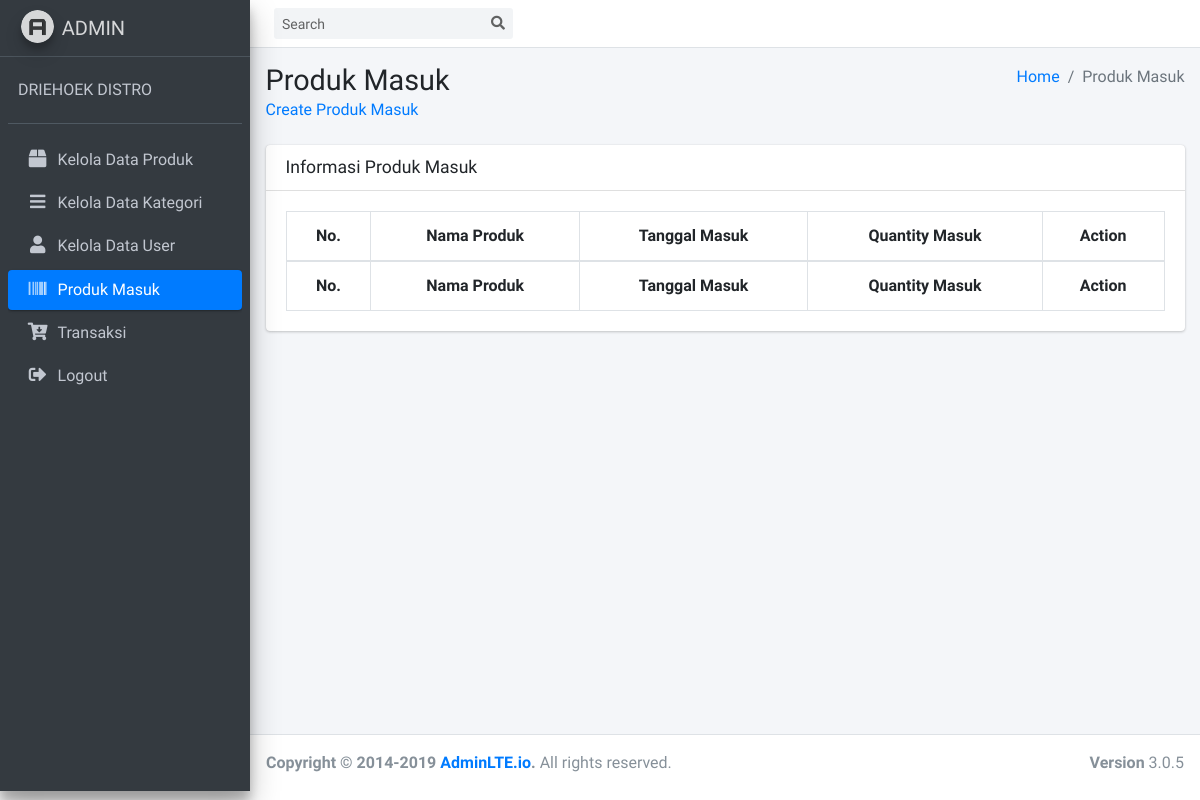
The page /Admin/cProdukMasuk (signed in) on the database as committed earlier.
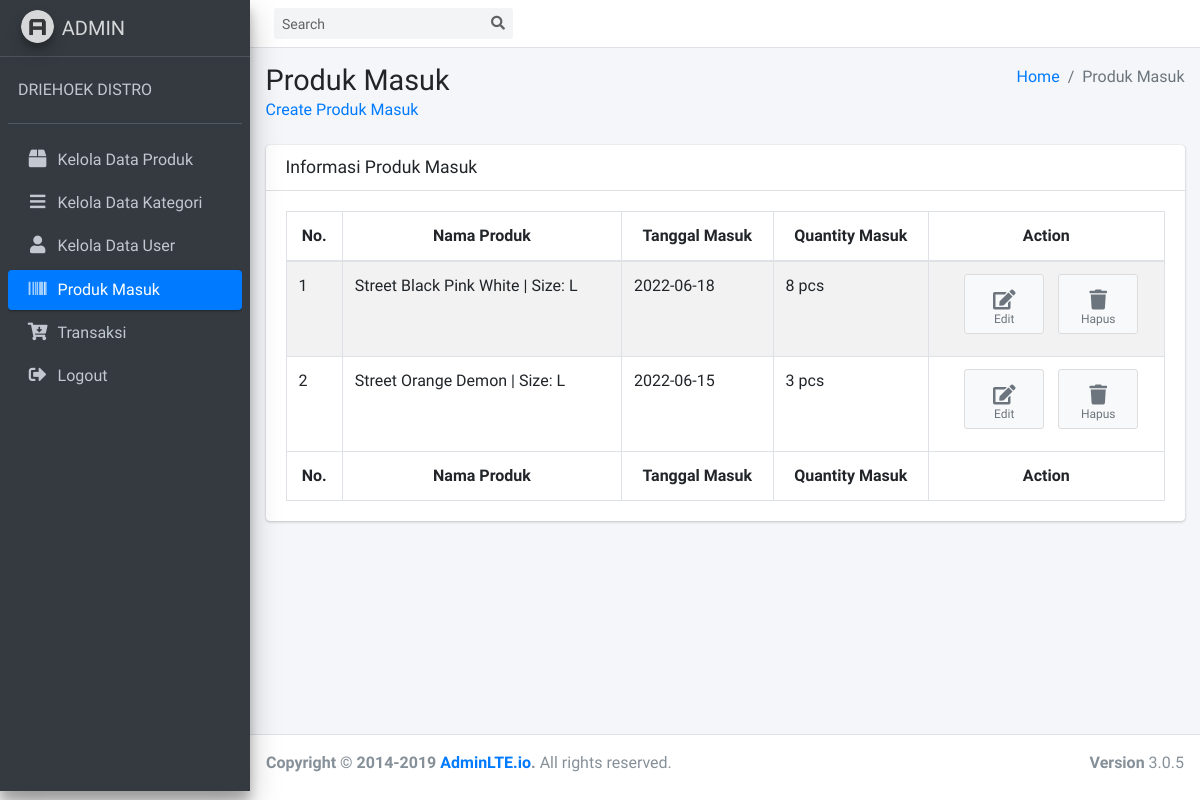
The same page on the database as committed later.
### tables this page shows
CREATE TABLE `produk_masuk` (
  `id_produk_masuk` int(11) NOT NULL,
  `id_size` int(11) NOT NULL,
  `tgl_masuk` varchar(15) NOT NULL,
  `qty_masuk` int(11) NOT NULL
);

CREATE TABLE `produk` (
  `id_produk` int(11) NOT NULL,
  `id_kategori` int(11) NOT NULL,
  `nama_produk` varchar(125) NOT NULL,
  `deskripsi` text NOT NULL,
  `gambar` text NOT NULL
);

CREATE TABLE `size` (
  `id_size` int(11) NOT NULL,
  `id_produk` int(11) NOT NULL,
  `nama_size` varchar(20) NOT NULL,
  `harga` varchar(20) NOT NULL,
  `stok` int(11) NOT NULL
);

### application/controllers/Admin/cProdukMasuk.php (called while the page is built, shortened)
<?php
class cProdukMasuk extends CI_Controller
{
    public function __construct()
    {
        $this->load->model('mProduk');
        $this->load->model('mProdukMasuk');
    }
    public function index()
    {
        $data = array(
            'produk_masuk' => $this->mProdukMasuk->select()
        );
        $this->load->view('AdminGudang/Layout/head');
        $this->load->view('AdminGudang/Layout/sidebar');
        $this->load->view('AdminGudang/Produk-Masuk/vProdukMasuk', $data);
        $this->load->view('AdminGudang/Layout/footer');
    }
}

### index.php (called while the page is built, shortened)
<?php
require_once BASEPATH.'core/CodeIgniter.php';

### application/models/mProdukMasuk.php (called while the page is built, shortened)
<?php
class mProdukMasuk extends CI_Model
{
    public function select()
    {
        $this->db->select('*');
        $this->db->from('produk_masuk');
        $this->db->join('size', 'produk_masuk.id_size = size.id_size', 'left');
        $this->db->join('produk', 'produk.id_produk = size.id_produk', 'left');
        return $this->db->get()->result();
    }
}

### application/views/AdminGudang/Produk-Masuk/vProdukMasuk.php (the view)
<div class="content-wrapper">
    <section class="content-header">
        <div class="container-fluid">
            <div class="row mb-2">
                <div class="col-sm-6">
                    <h1>Produk Masuk</h1>
                    <a href="<?= base_url("Admin/cProdukMasuk/create") ?>">Create Produk Masuk</a>
                </div>
                <div class="col-sm-6">
                    <ol class="breadcrumb float-sm-right">
                        <li class="breadcrumb-item"><a href="#">Home</a></li>
                        <li class="breadcrumb-item active">Produk Masuk</li>
                    </ol>
                </div>
            </div>
        </div>
    </section>
    <section class="content">
        <div class="container-fluid">
            <div class="row">
                <div class="col-12">
                    <div class="card">
                        <div class="card-header">
                            <h3 class="card-title">Informasi Produk Masuk</h3>
                        </div>
                        <div class="card-body">
                            <table id="example1" class="table table-bordered table-striped">
                                <thead>
                                    <tr>
                                        <th class="text-center">No.</th>
                                        <th class="text-center">Nama Produk</th>
                                        <th class="text-center">Tanggal Masuk</th>
                                        <th class="text-center">Quantity Masuk</th>
                                        <th class="text-center">Action</th>
                                    </tr>
                                </thead>
                                <tbody>
                                    <?php
                                    $no = 1;
                                    foreach ($produk_masuk as $key => $value) {
                                    ?>
                                        <tr>
                                            <td><?= $no++ ?></td>
                                            <td><?= $value->nama_produk ?> | Size: <?= $value->nama_size ?></td>
                                            <td><?= $value->tgl_masuk ?></td>
                                            <td><?= $value->qty_masuk ?> pcs</td>
                                            <td class="text-center"><a href="<?= base_url('Admin/cProdukMasuk/edit/' . $value->id_produk_masuk) ?>" class="btn btn-app btn-sm">
                                                    <i class="fas fa-edit"></i> Edit
                                                </a>
                                                <a href="<?= base_url('Admin/cProdukMasuk/delete/' . $value->id_produk_masuk) ?>" class="btn btn-app btn-sm">
                                                    <i class="fas fa-trash"></i> Hapus
                                                </a>
                                            </td>
                                        </tr>
                                    <?php
                                    }
                                    ?>
                                </tbody>
                                <tfoot>
                                    <tr>
                                        <th class="text-center">No.</th>
                                        <th class="text-center">Nama Produk</th>
                                        <th class="text-center">Tanggal Masuk</th>
                                        <th class="text-center">Quantity Masuk</th>
                                        <th class="text-center">Action</th>
                                    </tr>
                                </tfoot>
                            </table>
                        </div>
                    </div>
                </div>
            </div>
        </div>
    </section>
</div>

### application/views/AdminGudang/Layout/head.php (shortened to what this page needs)
<!DOCTYPE html>
<html>
<head>
    <link rel="stylesheet" href="<?= base_url('asset/AdminLTE/') ?>plugins/fontawesome-free/css/all.min.css">
    <link rel="stylesheet" href="https://code.ionicframework.com/ionicons/2.0.1/css/ionicons.min.css">
    <link rel="stylesheet" href="<?= base_url('asset/AdminLTE/') ?>plugins/datatables-bs4/css/dataTables.bootstrap4.min.css">
    <link rel="stylesheet" href="<?= base_url('asset/AdminLTE/') ?>plugins/datatables-responsive/css/responsive.bootstrap4.min.css">
    <link rel="stylesheet" href="<?= base_url('asset/AdminLTE/') ?>dist/css/adminlte.min.css">
    <link rel="stylesheet" href="<?= base_url('asset/AdminLTE/') ?>plugins/summernote/summernote-bs4.css">
</head>

### application/views/AdminGudang/Layout/sidebar.php
<body class="hold-transition sidebar-mini">
    <div class="wrapper">
        <nav class="main-header navbar navbar-expand navbar-white navbar-light">
            <form class="form-inline ml-3">
                <div class="input-group input-group-sm">
                    <input class="form-control form-control-navbar" type="search" placeholder="Search" aria-label="Search">
                    <div class="input-group-append">
                        <button class="btn btn-navbar" type="submit">
                            <i class="fas fa-search"></i>
                        </button>
                    </div>
                </div>
            </form>
        </nav>
        <aside class="main-sidebar sidebar-dark-primary elevation-4">
            <a href="#" class="brand-link">
                <img src="<?= base_url('asset/AdminLTE/') ?>dist/img/AdminLTELogo.png" alt="AdminLTE Logo" class="brand-image img-circle elevation-3" style="opacity: .8">
                <span class="brand-text font-weight-light">ADMIN</span>
            </a>
            <div class="sidebar">
                <div class="user-panel mt-3 pb-3 mb-3 d-flex">
                    <div class="info">
                        <a href="#" class="d-block">DRIEHOEK DISTRO</a>
                    </div>
                </div>
                <nav class="mt-2">
                    <ul class="nav nav-pills nav-sidebar flex-column" data-widget="treeview" role="menu" data-accordion="false">
                        <li class="nav-item">
                            <a href="<?= base_url('Admin/cKelolaProduk') ?>" class="nav-link <?php if ($this->uri->segment(1) == 'Admin' && $this->uri->segment(2) == 'cKelolaProduk') {
                                                                                                    echo 'active';
                                                                                                }  ?>">
                                <i class="nav-icon fas fa-box"></i>
                                <p>
                                    Kelola Data Produk
                                </p>
                            </a>
                        </li>
                        <li class="nav-item">
                            <a href="<?= base_url('Admin/cKelolaKategori') ?>" class="nav-link <?php if ($this->uri->segment(1) == 'Admin' && $this->uri->segment(2) == 'cKelolaKategori') {
                                                                                                    echo 'active';
                                                                                                }  ?>">
                                <i class="nav-icon fas fa-bars"></i>
                                <p>
                                    Kelola Data Kategori
                                </p>
                            </a>
                        </li>
                        <li class="nav-item">
                            <a href="<?= base_url('Admin/cUser') ?>" class="nav-link <?php if ($this->uri->segment(1) == 'Admin' && $this->uri->segment(2) == 'cUser') {
                                                                                            echo 'active';
                                                                                        }  ?>">
                                <i class="nav-icon fas fa-user"></i>
                                <p>
                                    Kelola Data User
                                </p>
                            </a>
                        </li>
                        <li class="nav-item">
                            <a href="<?= base_url('Admin/cProdukMasuk') ?>" class="nav-link <?php if ($this->uri->segment(1) == 'Admin' && $this->uri->segment(2) == 'cProdukMasuk') {
                                                                                                echo 'active';
                                                                                            }  ?>">
                                <i class="nav-icon fas fa-barcode"></i>
                                <p>
                                    Produk Masuk
                                </p>
                            </a>
                        </li>
                        <li class="nav-item">
                            <a href="<?= base_url('Admin/cTransaksi') ?>" class="nav-link <?php if ($this->uri->segment(1) == 'Admin' && $this->uri->segment(2) == 'cTransaksi') {
                                                                                                echo 'active';
                                                                                            }  ?>">
                                <i class="nav-icon fas fa-cart-arrow-down"></i>
                                <p>
                                    Transaksi
                                </p>
                            </a>
                        </li>
                        <li class="nav-item">
                            <a href="<?= base_url('cLogin/logout') ?>" class="nav-link">
                                <i class="nav-icon fas fa-sign-out-alt"></i>
                                <p>
                                    Logout
                                </p>
                            </a>
                        </li>
                    </ul>
                </nav>
            </div>
        </aside>

### application/views/AdminGudang/Layout/footer.php (shortened to what this page needs)
<footer class="main-footer">
    <div class="float-right d-none d-sm-block">
        <b>Version</b> 3.0.5
    </div>
    <strong>Copyright &copy; 2014-2019 <a href="http://adminlte.io">AdminLTE.io</a>.</strong> All rights
    reserved.
</footer>
</div>
</body>
</html>

Rows that differ between the two databases and show on the page:
added produk_masuk: produk.nama_produk "Street Black Pink White", id_size.nama_size "L", tgl_masuk "2022-06-18", qty_masuk "8"
added produk_masuk: produk.nama_produk "Street Orange Demon", id_size.nama_size "L", tgl_masuk "2022-06-15", qty_masuk "3"
